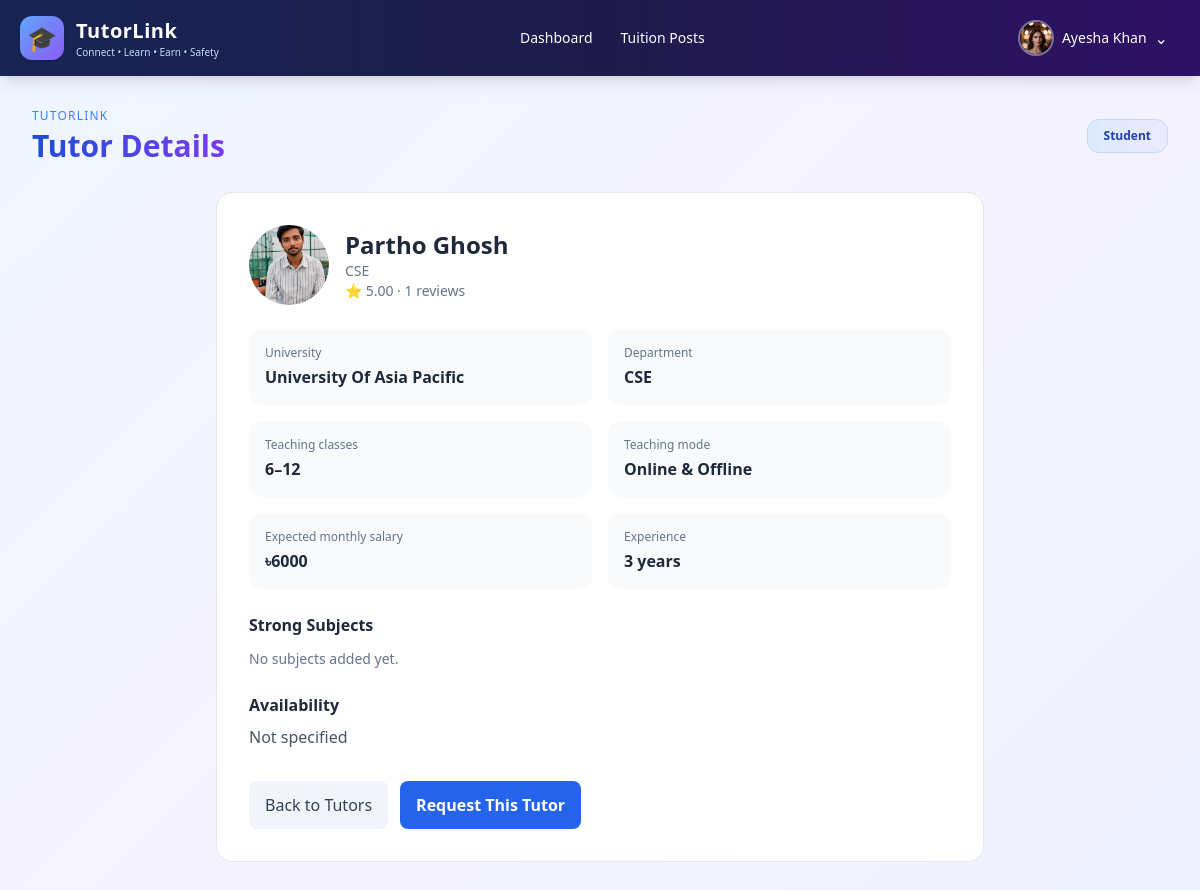
/tutors/3/ (signed in), run on an earlier commit of the app's database.
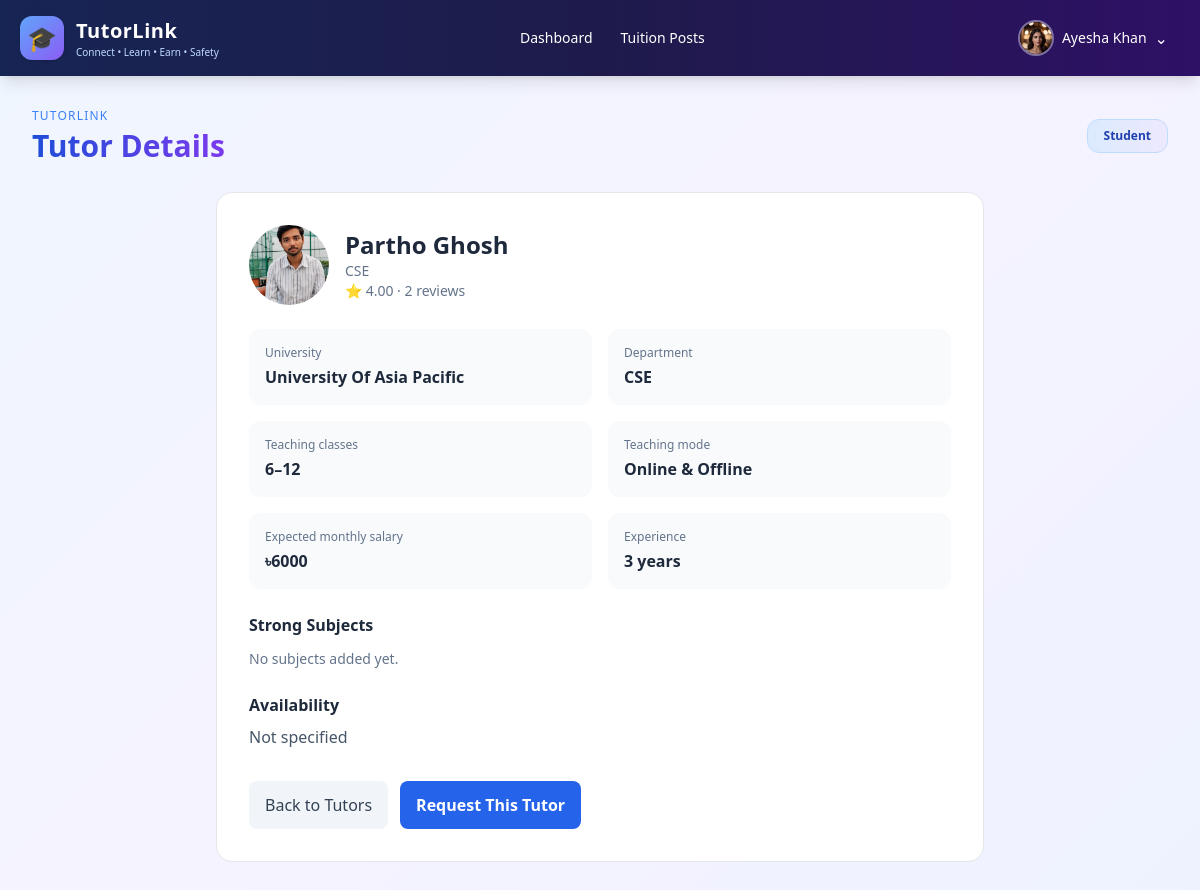
And on a later commit of the database.
### tutors/models.py (models this page shows, shortened)
class TutorProfile(models.Model):
    class Mode(models.TextChoices):
        ONLINE = "ONLINE", "Online"
        OFFLINE = "OFFLINE", "Offline"
        BOTH = "BOTH", "Online & Offline"
    user = models.OneToOneField(
        settings.AUTH_USER_MODEL,
        on_delete=models.CASCADE,
        related_name="tutor_profile",
    )
    university = models.CharField(max_length=200, blank=True)
    department = models.CharField(max_length=200, blank=True)
    subjects = models.ManyToManyField(
        Subject,
        blank=True,
        related_name="tutors",
    )
    class_from = models.PositiveSmallIntegerField(default=1)
    class_to = models.PositiveSmallIntegerField(default=12)
    expected_salary = models.DecimalField(
        max_digits=10,
        decimal_places=2,
        default=0,
    )
    mode = models.CharField(
        max_length=20,
        choices=Mode.choices,
        default=Mode.BOTH,
    )
    experience_years = models.PositiveSmallIntegerField(default=0)
    available_time = models.CharField(max_length=200, blank=True)
    rating = models.DecimalField(
        max_digits=3,
        decimal_places=2,
        default=0,
    )
    review_count = models.PositiveIntegerField(default=0)
    class Meta:
        ordering = ["-rating", "-review_count"]

### accounts/models.py (models this page shows, shortened)
class User(AbstractUser):
    class Role(models.TextChoices):
        ADMIN = 'ADMIN', 'Administrator'
        TUTOR = 'TUTOR', 'Tutor'
        STUDENT = 'STUDENT', 'Student'
    role = models.CharField(max_length=10, choices=Role.choices, default=Role.STUDENT)
    phone = models.CharField(max_length=20, blank=True)
    division = models.CharField(max_length=50, blank=True)
    district = models.CharField(max_length=50, blank=True)
    area = models.CharField(max_length=100, blank=True)
    profile_picture = models.ImageField(upload_to='profiles/', blank=True, null=True)
    bio = models.TextField(blank=True)
    is_verified = models.BooleanField(default=False)
    institution = models.CharField(max_length=150, blank=True)
    academic_level = models.CharField(max_length=50, blank=True)
    monthly_budget = models.DecimalField(max_digits=10, decimal_places=2, null=True, blank=True)

### tutors/views.py (the view)
@login_required
def tutor_detail(request, profile_id):
    if request.user.role != User.Role.STUDENT:
        raise PermissionDenied
    tutor = get_object_or_404(
        TutorProfile.objects.select_related("user").prefetch_related("subjects"),
        pk=profile_id,
        user__role=User.Role.TUTOR,
    )
    return render(request, "tutors/tutor_detail.html", {
        "tutor": tutor,
        "role_name": "Student",
    })

### templates/tutors/tutor_detail.html (shortened to what this page needs)
{% extends 'accounts/dashboards/base_dashboard.html' %}
{% block content %}
<div class="max-w-3xl mx-auto bg-white border rounded-2xl p-6 md:p-8">
    <div class="flex items-center gap-4">
        {% if tutor.user.profile_picture %}
        <img src="{{ tutor.user.profile_picture.url }}"
             alt="Tutor profile"
             class="w-20 h-20 rounded-full object-cover">
        {% else %}
        <div class="w-20 h-20 rounded-full bg-blue-100 text-blue-700 flex items-center justify-center text-2xl font-bold">
            {{ tutor.user.first_name|default:tutor.user.username|slice:":1"|upper }}
        </div>
        {% endif %}
        <div>
            <h2 class="text-2xl font-bold">
                {{ tutor.user.get_full_name|default:tutor.user.username }}
            </h2>
            <p class="text-sm text-slate-500">
                {{ tutor.department|default:"Department not specified" }}
            </p>
            <p class="text-sm text-slate-500">
                ⭐ {{ tutor.rating }} · {{ tutor.review_count }} reviews
            </p>
        </div>
    </div>
    <div class="mt-6 grid sm:grid-cols-2 gap-4">
        <div class="bg-slate-50 rounded-xl p-4">
            <p class="text-xs text-slate-500">University</p>
            <p class="font-semibold mt-1">{{ tutor.university|default:"Not specified" }}</p>
        </div>
        <div class="bg-slate-50 rounded-xl p-4">
            <p class="text-xs text-slate-500">Department</p>
            <p class="font-semibold mt-1">{{ tutor.department|default:"Not specified" }}</p>
        </div>
        <div class="bg-slate-50 rounded-xl p-4">
            <p class="text-xs text-slate-500">Teaching classes</p>
            <p class="font-semibold mt-1">{{ tutor.class_from }}–{{ tutor.class_to }}</p>
        </div>
        <div class="bg-slate-50 rounded-xl p-4">
            <p class="text-xs text-slate-500">Teaching mode</p>
            <p class="font-semibold mt-1">{{ tutor.get_mode_display }}</p>
        </div>
        <div class="bg-slate-50 rounded-xl p-4">
            <p class="text-xs text-slate-500">Expected monthly salary</p>
            <p class="font-semibold mt-1">
                {% if tutor.expected_salary %}
                    ৳{{ tutor.expected_salary|floatformat:0 }}
                {% else %}
                    Not set
                {% endif %}
            </p>
        </div>
        <div class="bg-slate-50 rounded-xl p-4">
            <p class="text-xs text-slate-500">Experience</p>
            <p class="font-semibold mt-1">{{ tutor.experience_years }} year{{ tutor.experience_years|pluralize }}</p>
        </div>
    </div>
    <div class="mt-6">
        <h3 class="font-bold">Strong Subjects</h3>
        <div class="flex flex-wrap gap-2 mt-3">
            {% for subject in tutor.subjects.all %}
            <span class="px-3 py-2 rounded-full bg-blue-50 text-blue-700 text-sm">
                {{ subject.name }}
            </span>
            {% empty %}
            <p class="text-sm text-slate-500">No subjects added yet.</p>
            {% endfor %}
        </div>
    </div>
    <div class="mt-6">
        <h3 class="font-bold">Availability</h3>
        <p class="text-slate-600 mt-2">
            {{ tutor.available_time|default:"Not specified" }}
        </p>
    </div>
    <div class="flex flex-wrap gap-3 mt-8">
        <a href="{% url 'find_tutors' %}"
           class="px-4 py-3 rounded-lg bg-slate-100 text-slate-700">
            Back to Tutors
        </a>
        <a href="{% url 'request_tutor' tutor.pk %}"
           class="px-4 py-3 rounded-lg bg-blue-600 text-white font-semibold">
            Request This Tutor
        </a>
    </div>
</div>
{% endblock %}

What changed in the data, as far as the page shows it:
changed TutorProfile "University Of Asia Pacific": rating "5.00" → "4.00"; review_count "1" → "2"
